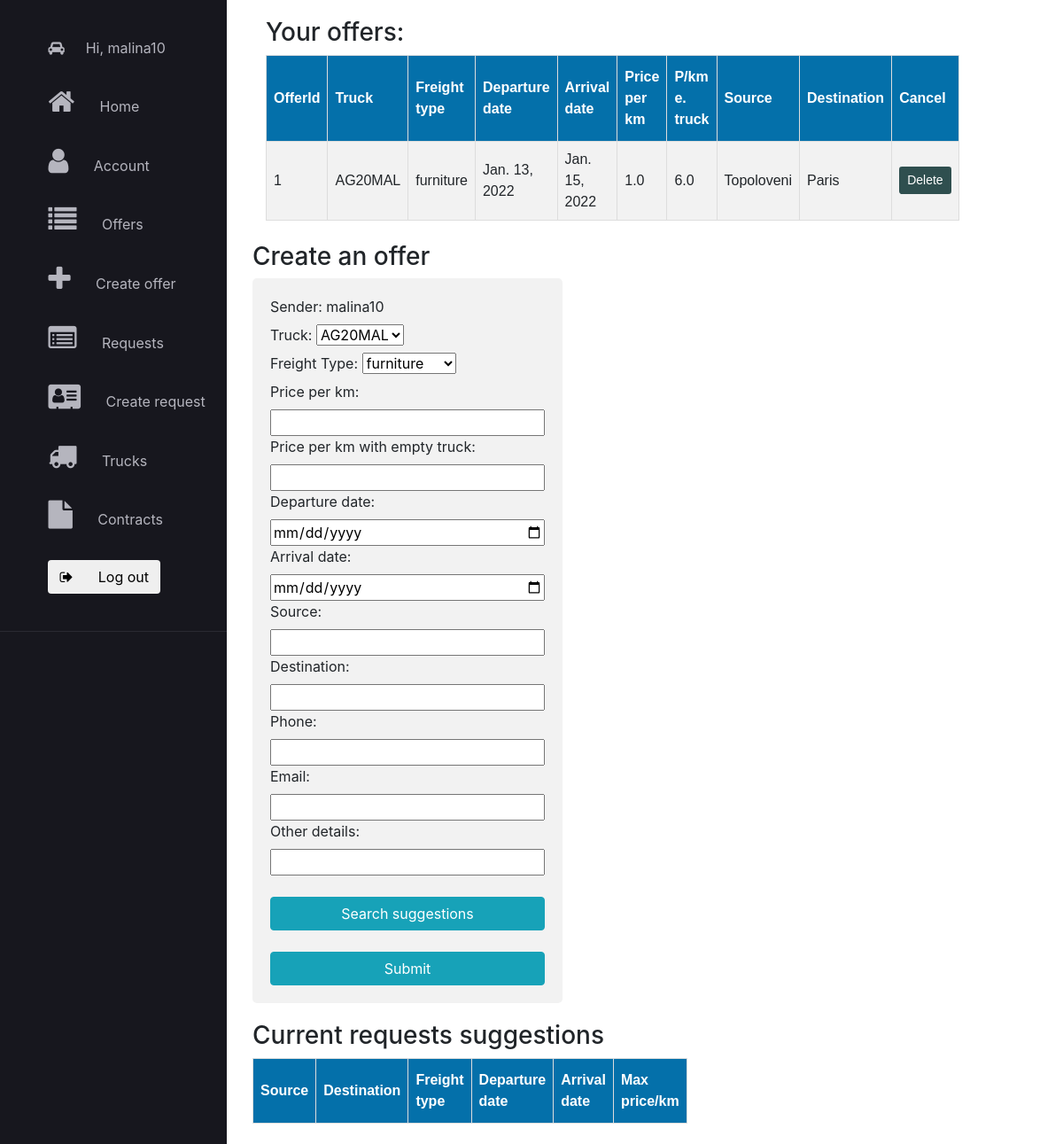
/createoffer/ (signed in), run on an earlier commit of the app's database.
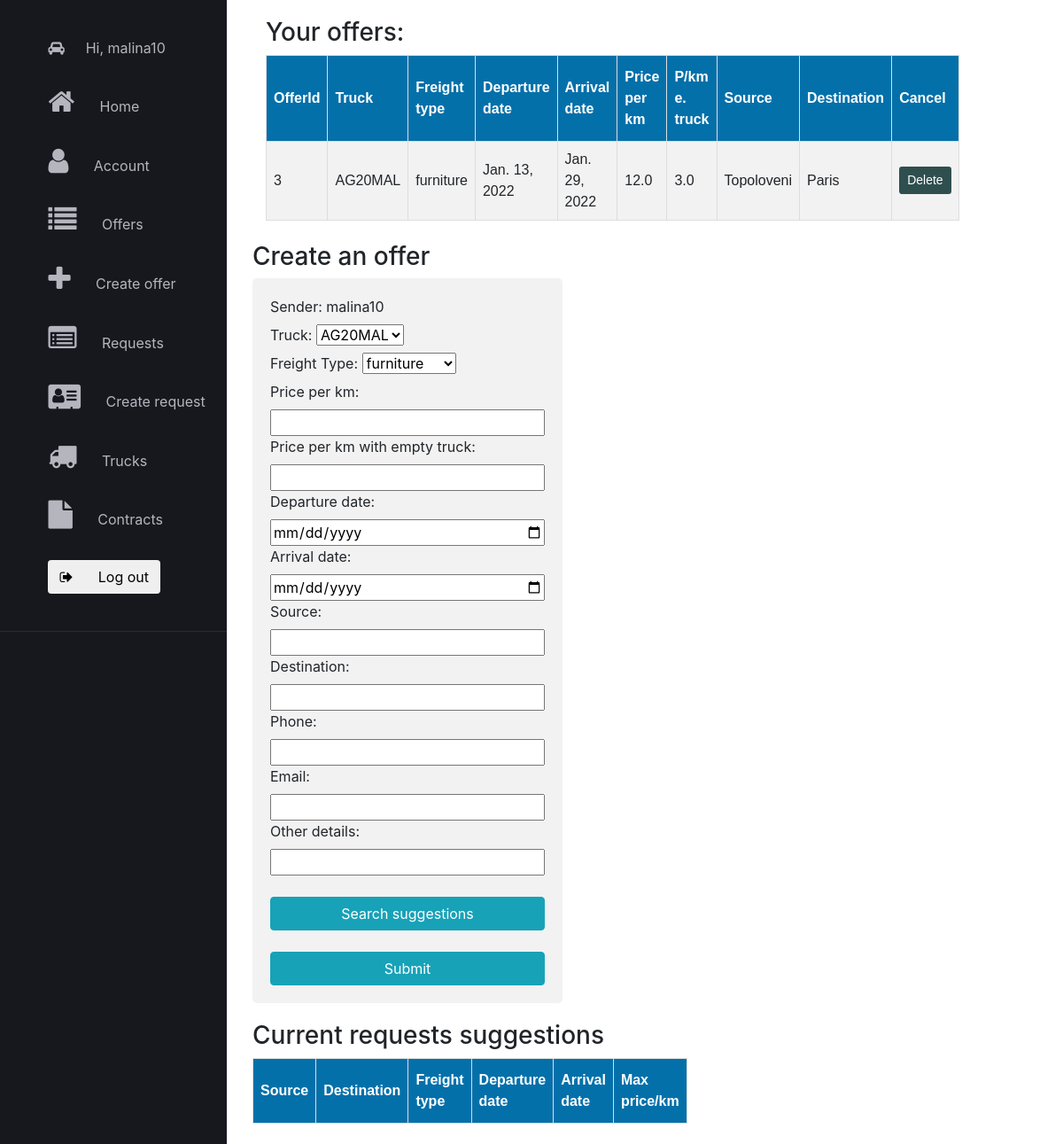
And on a later commit of the database.
### application/models.py (models this page shows)
class Offer(models.Model):
    id = models.AutoField(primary_key=True)
    senderID = models.ForeignKey(User, on_delete=models.CASCADE)
    truckID = models.ForeignKey(Truck, on_delete=models.CASCADE)
    freight_type = models.CharField(max_length=15)
    price_per_km = models.FloatField(default=0)
    price_per_km_emptyTruck = models.FloatField(default=0)
    departure_date = models.DateField(default=timezone.now())
    source = models.CharField(max_length=30, default='a')
    arrival_date = models.DateField(default=timezone.now())
    destination = models.CharField(max_length=30, default='a')
    phone = models.CharField(max_length=11, default='0')
    email = models.CharField(max_length=50, default='a')
    other_details = models.CharField(max_length=200, default='a')

class Truck(models.Model):
    id = models.AutoField(primary_key=True)
    type = models.CharField(max_length=20)
    brand = models.CharField(max_length=20)
    registration_plate = models.CharField(max_length=15, unique=True)
    fuel = models.CharField(max_length=10)
    max_load = models.IntegerField()
    ownerId = models.ForeignKey(User, on_delete=models.CASCADE)

### application/decorators.py (the view)
        def wrapper_func(request, *args, **kwargs):
            user_groups = list()
            for group in request.user.groups.all():
                user_groups.append(group.name)
            if allowed_roles[0] in user_groups:
                return view_func(request, *args, **kwargs)
            else:
                return redirect('home')

### application/views.py (called while the page is built, shortened)
@allowed_users(allowed_roles=['transportator'])
@login_required(login_url='login')
def offer_view(request):
    user = request.user
    user_groups = [group.name for group in user.groups.all()]
    offer = Offer()
    trucks = Truck.objects.all().filter(ownerId=request.user)
    all_offers = Offer.objects.all().filter(senderID=request.user)
    all_requests = Request.objects.all()
    sender = request.user.username.__str__()
    freight_type = TYPE_FREIGHT
    price_per_km = 0
    context = {'user_groups': user_groups,
               'trucks': trucks,
               'sender': sender,
               'f_t': freight_type,
               'price_per_km': price_per_km,
               'all_offers': all_offers,
               'all_requests': all_requests}
    return render(request, "application/create_offer.html", context)

### application/templates/application/create_offer.html (shortened to what the changed rows need)
{% extends 'application/main_layout_application.html' %}
{% load static %}
{% block content %}
    <link rel="stylesheet" href="{% static 'application/css/create_offer.css' %}">
    <div class="" style="margin-top: 20px; margin-left: 300px">
        <table id="offerstb">
            <tr>
                <th>OfferId</th>
                <th>Truck</th>
                <th>Freight type</th>
                <th>Departure date</th>
                <th>Arrival date</th>
                <th>Price per km</th>
                <th>P/km e. truck</th>
                <th>Source</th>
                <th>Destination</th>
                <th>Cancel</th>
            </tr>
            {% for off in all_offers %}
                <tr>
                    <td>{{ off.id }}</td>
                    <td>{{ off.truckID.registration_plate }}</td>
                    <td>{{ off.freight_type }}</td>
                    <td>{{ off.departure_date }}</td>
                    <td>{{ off.arrival_date }}</td>
                    <td>{{ off.price_per_km }}</td>
                    <td>{{ off.price_per_km_emptyTruck }}</td>
                    <td>{{ off.source }}</td>
                    <td>{{ off.destination }}</td>
                    <td>
                        <form action="{% url 'delete_offer' off.id %}" method="POST">
                            <button class="btn btn-sm" style="background-color: darkslategray; color: white">Delete
                            </button>
                        </form>
                    </td>
                </tr>
            {% endfor %}
        </table>
        <br>
        <div class="row">
            <div class="column" style="margin-top: 20px">
                <table id="suggestionstb2">
                    <tr>
                        <th>Source</th>
                        <th>Destination</th>
                        <th>Freight type</th>
                        <th>Departure date</th>
                        <th>Arrival date</th>
                        <th>Max price/km</th>
                    </tr>
                </table>
                <br>
            </div>
        </div>
    </div>
{% endblock %}

What changed in the data, as far as the page shows it:
removed Offer: id "1", truckID.registration_plate "AG20MAL", freight_type "furniture", departure_date "Jan. 13, 2022", arrival_date "Jan. 15, 2022", price_per_km "1.0", price_per_km_emptyTruck "6.0", source "Topoloveni", destination "Paris"
added Offer: id "3", truckID.registration_plate "AG20MAL", freight_type "furniture", departure_date "Jan. 13, 2022", arrival_date "Jan. 29, 2022", price_per_km "12.0", price_per_km_emptyTruck "3.0", source "Topoloveni", destination "Paris"
